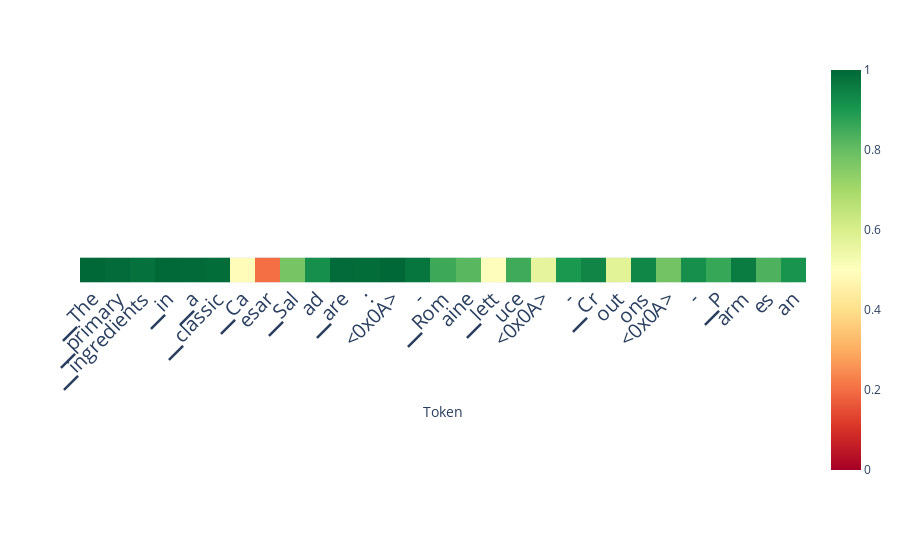

The code cell stored with this chart in its notebook:
### Code cell
scores_per_token = doc.detect(output['projections'], aggregation_method='auto')
doc.plot_scores_per_token(scores_per_token, tokens, lastn_tokens_to_plot=max_new_tokens, detection_method='classifier')

### Figure 1 — Plotly figure (JSON) as saved in the notebook; plotly's stock layout.template omitted (floating-point values rounded to 4 significant figures)
{"data": [{"coloraxis": "coloraxis", "hovertemplate": "Token: %{x}<br>y: %{y}<br>color: %{z}<extra></extra>", "name": "0", "type": "heatmap", "xaxis": "x", "yaxis": "y", "z": [[0.9995, 0.9934, 0.9806, 0.9977, 0.9959, 0.9897, 0.4905, 0.205, 0.7737, 0.9188, 0.9937, 0.9894, 1.0, 0.9727, 0.8556, 0.8165, 0.4925, 0.8512, 0.5652, 0.899, 0.9397, 0.5771, 0.9369, 0.7796, 0.9184, 0.8632, 0.9612, 0.8324, 0.9082]]}], "layout": {"autosize": true, "coloraxis": {"cmax": 1, "cmin": 0, "colorscale": [[0, "rgb(165,0,38)"], [0.1, "rgb(215,48,39)"], [0.2, "rgb(244,109,67)"], [0.3, "rgb(253,174,97)"], [0.4, "rgb(254,224,139)"], [0.5, "rgb(255,255,191)"], [0.6, "rgb(217,239,139)"], [0.7, "rgb(166,217,106)"], [0.8, "rgb(102,189,99)"], [0.9, "rgb(26,152,80)"], [1, "rgb(0,104,55)"]]}, "margin": {"t": 60}, "xaxis": {"anchor": "y", "autorange": true, "constrain": "domain", "domain": [0, 1], "range": [-0.5, 28.5], "scaleanchor": "y", "tickangle": -45, "tickfont": {"size": 20}, "ticktext": ["▁The", "▁primary", "▁ingredients", "▁in", "▁a", "▁classic", "▁Ca", "esar", "▁Sal", "ad", "▁are", ":", "<0x0A>", "-", "▁Rom", "aine", "▁lett", "uce", "<0x0A>", "-", "▁Cr", "out", "ons", "<0x0A>", "-", "▁P", "arm", "es", "an", "▁cheese"], "tickvals": [0, 1, 2, 3, 4, 5, 6, 7, 8, 9, 10, 11, 12, 13, 14, 15, 16, 17, 18, 19, 20, 21, 22, 23, 24, 25, 26, 27, 28, 29], "title": {"text": "Token"}}, "yaxis": {"anchor": "x", "autorange": true, "constrain": "domain", "domain": [0.4361, 0.5639], "range": [0.5, -0.5], "showticklabels": false}}}
